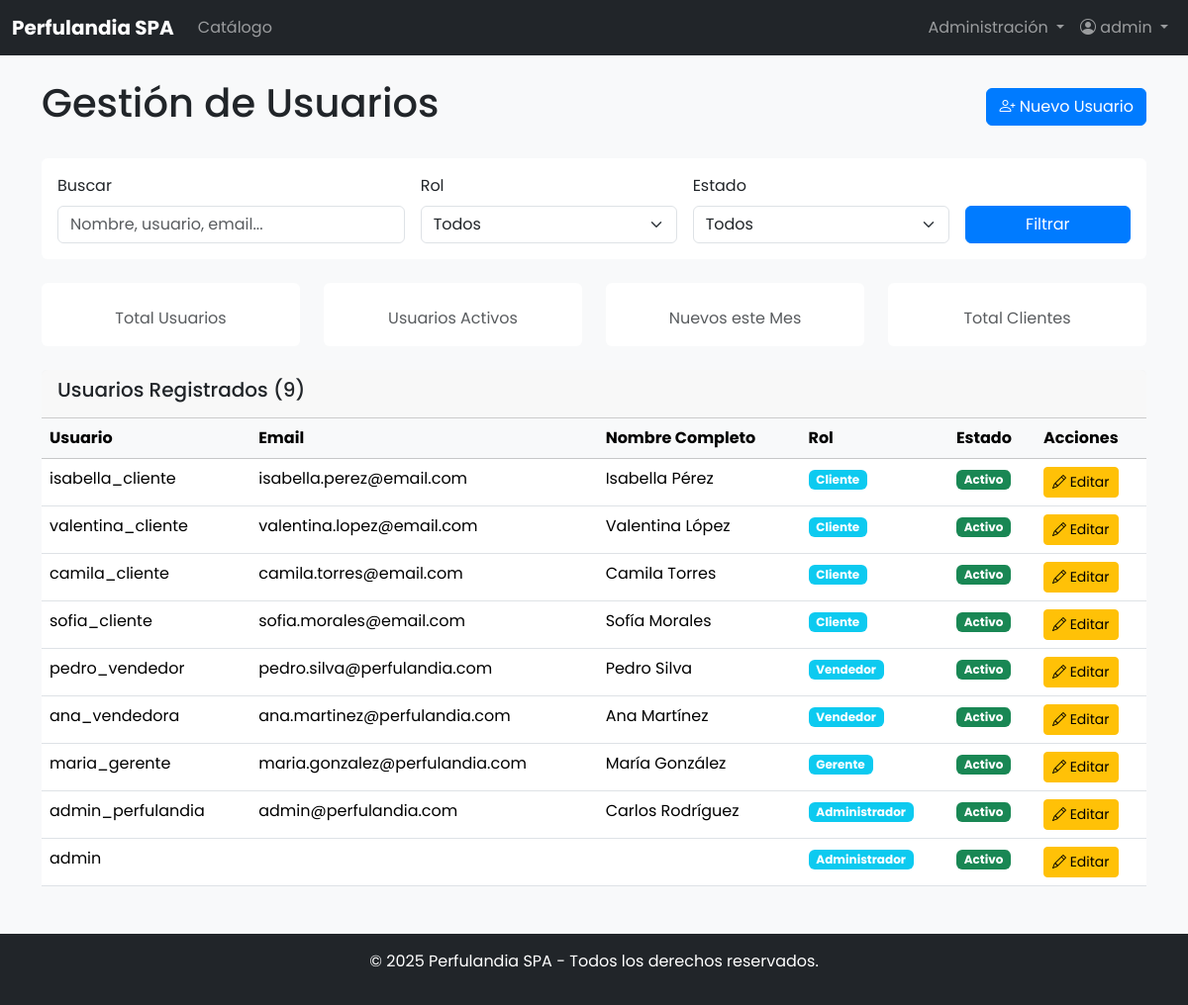
/usuarios/gestion/ (signed in), run on the app's committed database.
### usuarios/models.py (models this page shows, shortened)
class Usuario(AbstractUser):
    ROLES = (
        ('admin', 'Administrador'),
        ('gerente', 'Gerente'),
        ('vendedor', 'Vendedor'),
        ('cliente', 'Cliente'),
    )
    rol = models.CharField(max_length=20, choices=ROLES, default='cliente')
    telefono = models.CharField(max_length=20, blank=True, null=True)
    direccion = models.TextField(blank=True, null=True)
    rut = models.CharField(max_length=12, unique=True, null=True, blank=True)
    sucursal = models.CharField(max_length=100, blank=True)
    fecha_creacion = models.DateTimeField(auto_now_add=True)
    activo = models.BooleanField(default=True)
    class Meta:
        verbose_name = 'Usuario'
        verbose_name_plural = 'Usuarios'

### usuarios/views.py (the view, shortened to what this page needs)
# urls.py: path('gestion/', views.GestionUsuariosListView.as_view(), name='gestion'),
class GestionUsuariosListView(RolRequeridoMixin, ListView):
    model = Usuario
    template_name = 'usuarios/gestion_usuarios.html'
    context_object_name = 'usuarios'
    roles_permitidos = ['admin', 'gerente']
    paginate_by = 20
    def get_queryset(self):
        queryset = Usuario.objects.all().order_by('-fecha_creacion')
        busqueda = self.request.GET.get('busqueda')
        return queryset

### core/permissions.py (called while the page is built)
    def dispatch(self, request, *args, **kwargs):
        if not request.user.is_authenticated:
            return self.handle_no_permission()
        if self.roles_permitidos and request.user.rol not in self.roles_permitidos:
            raise PermissionDenied("No tienes permisos para acceder a esta página.")
        return super().dispatch(request, *args, **kwargs)

### templates/usuarios/gestion_usuarios.html (shortened to what this page needs)
{% extends 'base.html' %}
{% block content %}
<div class="row">
    <div class="col-12">
        <div class="d-flex justify-content-between align-items-center mb-4">
            <h1> Gestión de Usuarios</h1>
            {% if user.rol == 'admin' %}
            <a href="{% url 'usuarios:crear' %}" class="btn btn-primary">
                <i class="bi bi-person-plus"></i> Nuevo Usuario
            </a>
            {% endif %}
        </div>
        <div class="card mb-4">
            <div class="card-body">
                <form method="get" class="row g-3">
                    <div class="col-md-4">
                        <label for="busqueda" class="form-label">Buscar</label>
                        <input type="text" class="form-control" id="busqueda" name="busqueda"
                               value="{{ request.GET.busqueda }}" placeholder="Nombre, usuario, email...">
                    </div>
                    <div class="col-md-3">
                        <label for="rol" class="form-label">Rol</label>
                        <select class="form-select" id="rol" name="rol">
                            <option value="">Todos</option>
                        </select>
                    </div>
                    <div class="col-md-3">
                        <label for="activo" class="form-label">Estado</label>
                        <select class="form-select" id="activo" name="activo">
                            <option value="">Todos</option>
                        </select>
                    </div>
                    <div class="col-md-2">
                        <label class="form-label">&nbsp;</label>
                        <button type="submit" class="btn btn-primary w-100">
                             Filtrar
                        </button>
                    </div>
                </form>
            </div>
        </div>
        <div class="row mb-4">
            <div class="col-md-3">
                <div class="card text-center">
                    <div class="card-body">
                        <p class="text-muted mb-0">Total Usuarios</p>
                    </div>
                </div>
            </div>
            <div class="col-md-3">
                <div class="card text-center">
                    <div class="card-body">
                        <p class="text-muted mb-0">Usuarios Activos</p>
                    </div>
                </div>
            </div>
            <div class="col-md-3">
                <div class="card text-center">
                    <div class="card-body">
                        <p class="text-muted mb-0">Nuevos este Mes</p>
                    </div>
                </div>
            </div>
            <div class="col-md-3">
                <div class="card text-center">
                    <div class="card-body">
                        <p class="text-muted mb-0">Total Clientes</p>
                    </div>
                </div>
            </div>
        </div>
        <div class="card">
            <div class="card-header">
                <h5>Usuarios Registrados ({{ usuarios.count }})</h5>
            </div>
            <div class="card-body p-0">
                <div class="table-responsive">
                    <table class="table table-hover mb-0">
                        <thead class="table-light">
                            <tr>
                                <th>Usuario</th>
                                <th>Email</th>
                                <th>Nombre Completo</th>
                                <th>Rol</th>
                                <th>Estado</th>
                                <th>Acciones</th>
                            </tr>
                        </thead>
                        <tbody>
                            {% for usuario in usuarios %}
                            <tr>
                                <td>{{ usuario.username }}</td>
                                <td>{{ usuario.email }}</td>
                                <td>{{ usuario.get_full_name }}</td>
                                <td><span class="badge bg-info">{{ usuario.get_rol_display }}</span></td>
                                <td>
                                    {% if usuario.is_active %}
                                        <span class="badge bg-success">Activo</span>
                                    {% else %}
                                        <span class="badge bg-danger">Inactivo</span>
                                    {% endif %}
                                </td>
                                <td>
                                    <a href="{% url 'usuarios:editar' usuario.pk %}" class="btn btn-sm btn-warning">
                                        <i class="bi bi-pencil"></i> Editar
                                    </a>
                                </td>
                            </tr>
                            {% empty %}
                            <tr>
                                <td colspan="6" class="text-center">No hay usuarios registrados.</td>
                            </tr>
                            {% endfor %}
                        </tbody>
                    </table>
                </div>
            </div>
        </div>
    </div>
</div>
{% endblock %}

### templates/base.html (shortened to what this page needs)
{% load static %}
<!DOCTYPE html>
<html lang="es">
<head>
    <link href="https://cdn.jsdelivr.net/npm/bootstrap@5.3.3/dist/css/bootstrap.min.css" rel="stylesheet">
    <link rel="stylesheet" href="https://cdn.jsdelivr.net/npm/bootstrap-icons@1.11.3/font/bootstrap-icons.min.css">
    <link rel="stylesheet" href="{% static 'css/custom.css' %}">
</head>
<body>
    <nav class="navbar navbar-expand-lg navbar-dark bg-dark">
        <div class="container-fluid">
            <a class="navbar-brand" href="{% url 'home' %}">Perfulandia SPA</a>
            <div class="collapse navbar-collapse" id="navbarSupportedContent">
                <ul class="navbar-nav me-auto mb-2 mb-lg-0">
                    <li class="nav-item">
                        <a class="nav-link" href="{% url 'clientes:catalogo' %}">Catálogo</a>
                    </li>
                </ul>
                <ul class="navbar-nav ms-auto mb-2 mb-lg-0">
                    {% if user.is_authenticated %}
                        {% if user.rol in 'admin,gerente,vendedor' %}
                            <li class="nav-item dropdown">
                                <a class="nav-link dropdown-toggle" href="#" id="adminMenu" role="button" data-bs-toggle="dropdown" aria-expanded="false">
                                    Administración
                                </a>
                            </li>
                        {% endif %}
                        <li class="nav-item dropdown">
                            <a class="nav-link dropdown-toggle" href="#" id="navbarDropdown" role="button" data-bs-toggle="dropdown" aria-expanded="false">
                                <i class="bi bi-person-circle"></i> {{ user.username }}
                            </a>
                        </li>
                    {% endif %}
                </ul>
            </div>
        </div>
    </nav>
    <main class="container mt-4">
        {% block content %}{% endblock %}
    </main>
    <footer class="bg-dark text-white text-center p-3 mt-5">
        <p>&copy; {% now "Y" %} Perfulandia SPA - Todos los derechos reservados.</p>
    </footer>
</body>
</html>

### static/css/custom.css (style rules this page uses)
body { font-family: 'Poppins', sans-serif; background-color: #f8f9fa; }
.navbar-brand { font-weight: 700; }
.card { border: none; transition: transform 0.3s ease, box-shadow 0.3s ease; }
.btn-primary { background-color: #007bff; border-color: #007bff; transition: background-color 0.2s ease; }

### data on the page
Usuario: username "admin", rol "Administrador", is_active "Activo"
Usuario: username "isabella_cliente", email "isabella.perez@email.com", get_full_name "Isabella Pérez", rol "Cliente", is_active "Activo"
Usuario: username "valentina_cliente", email "valentina.lopez@email.com", get_full_name "Valentina López", rol "Cliente", is_active "Activo"
Usuario: username "camila_cliente", email "camila.torres@email.com", get_full_name "Camila Torres", rol "Cliente", is_active "Activo"
Usuario: username "sofia_cliente", email "sofia.morales@email.com", get_full_name "Sofía Morales", rol "Cliente", is_active "Activo"
Usuario: username "pedro_vendedor", email "pedro.silva@perfulandia.com", get_full_name "Pedro Silva", rol "Vendedor", is_active "Activo"
Usuario: username "ana_vendedora", email "ana.martinez@perfulandia.com", get_full_name "Ana Martínez", rol "Vendedor", is_active "Activo"
Usuario: username "maria_gerente", email "maria.gonzalez@perfulandia.com", get_full_name "María González", rol "Gerente", is_active "Activo"
Usuario: username "admin_perfulandia", email "admin@perfulandia.com", get_full_name "Carlos Rodríguez", rol "Administrador", is_active "Activo"

### other printed values
{{ usuarios.count }} "9"
